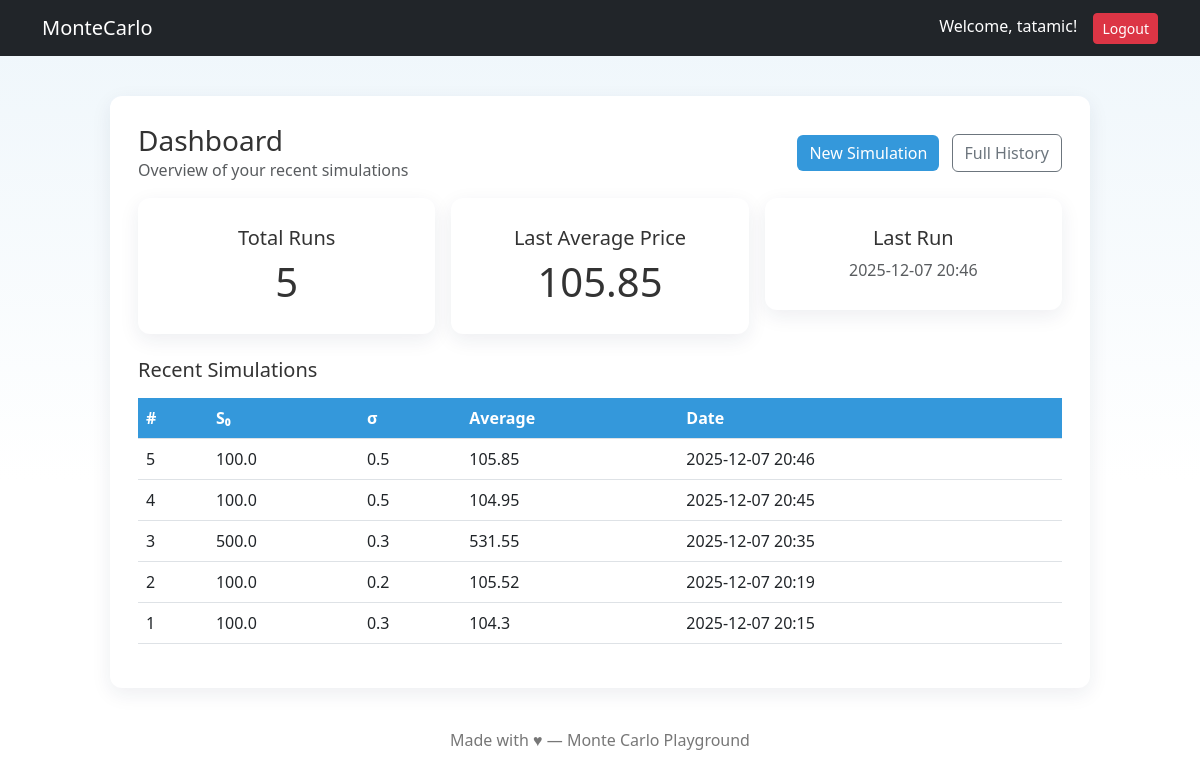
The page /dashboard (signed in) on the database its author committed.
### models.py (models this page shows, shortened)
class User(db.Model, UserMixin):
    id = db.Column(db.Integer, primary_key=True)
    username = db.Column(db.String(20), unique=True, nullable=False)
    email = db.Column(db.String(120), unique=True, nullable=False)
    password_hash = db.Column(db.String(128), nullable=False)

class Simulation(db.Model):
    id = db.Column(db.Integer, primary_key=True)
    user_id = db.Column(db.Integer, db.ForeignKey('user.id'), nullable=False)
    s0 = db.Column(db.Float, nullable=False)
    sigma = db.Column(db.Float, nullable=False)
    average_price = db.Column(db.Float, nullable=False)
    timestamp = db.Column(db.DateTime, default=db.func.now())
    user = db.relationship('User', backref='simulations')

### routes.py (the view)
    @app.route("/dashboard")
    @login_required
    def dashboard():
        total = Simulation.query.filter_by(user_id=current_user.id).count()
        last_sim = Simulation.query.filter_by(user_id=current_user.id).order_by(Simulation.id.desc()).first()
        recent = Simulation.query.filter_by(user_id=current_user.id).order_by(Simulation.id.desc()).limit(5).all()
        return render_template("dashboard.html", total=total, last_sim=last_sim, recent=recent)

### app.py (called while the page is built)
def create_app():
    app = Flask(__name__)
    app.config['SECRET_KEY'] = 'supersecretkeychangeit'
    app.config['SQLALCHEMY_DATABASE_URI'] = 'sqlite:///site.db'
    db.init_app(app)
    login_manager.init_app(app)
    bcrypt.init_app(app)
    login_manager.login_view = 'login'
    login_manager.login_message_category = 'info'
    from models import User
    @login_manager.user_loader
    def load_user(user_id):
        return User.query.get(int(user_id))
    with app.app_context():
        db.create_all()
    from routes import init_routes
    init_routes(app)
    return app

### templates/dashboard.html
{% extends "base.html" %}
{% block content %}
<div class="d-flex justify-content-between align-items-center mb-3">
    <div>
        <h3 class="mb-0">Dashboard</h3>
        <div class="text-muted">Overview of your recent simulations</div>
    </div>
    <div>
        <a class="btn btn-accent" href="{{ url_for('montecarlo') }}">New Simulation</a>
        <a class="btn btn-outline-secondary ms-2" href="{{ url_for('history') }}">Full History</a>
    </div>
</div>
<div class="row g-3 mb-4">
    <div class="col-md-4">
        <div class="site-card text-center">
            <div class="h5">Total Runs</div>
            <div class="display-6">{{ total }}</div>
        </div>
    </div>
    <div class="col-md-4">
        <div class="site-card text-center">
            <div class="h5">Last Average Price</div>
            <div class="display-6">{% if last_sim %}{{ last_sim.average_price | round(2) }}{% else %}—{% endif %}</div>
        </div>
    </div>
    <div class="col-md-4">
        <div class="site-card text-center">
            <div class="h5">Last Run</div>
            <div class="text-muted">{% if last_sim %}{{ last_sim.timestamp.strftime('%Y-%m-%d %H:%M') }}{% else %}—{% endif %}</div>
        </div>
    </div>
</div>
<h5 class="mb-3">Recent Simulations</h5>
{% if recent %}
    <div class="table-responsive">
        <table class="table table-hover">
            <thead>
                <tr>
                    <th>#</th>
                    <th>S₀</th>
                    <th>σ</th>
                    <th>Average</th>
                    <th>Date</th>
                </tr>
            </thead>
            <tbody>
            {% for sim in recent %}
                <tr>
                    <td>{{ sim.id }}</td>
                    <td>{{ sim.s0 }}</td>
                    <td>{{ sim.sigma }}</td>
                    <td>{{ sim.average_price | round(2) }}</td>
                    <td>{{ sim.timestamp.strftime('%Y-%m-%d %H:%M') }}</td>
                </tr>
            {% endfor %}
            </tbody>
        </table>
    </div>
{% else %}
    <p class="text-muted">No simulations yet. Run your first simulation to see results here.</p>
{% endif %}
{% endblock %}

### templates/base.html (shortened to what this page needs)
<!DOCTYPE html>
<html>
<head>
    <link rel="stylesheet" href="https://cdn.jsdelivr.net/npm/bootstrap@5.3.0/dist/css/bootstrap.min.css">
    <link rel="stylesheet" href="{{ url_for('static', filename='css/style.css') }}">
</head>
<body>
    <nav class="navbar navbar-dark bg-dark px-3">
        <div class="container">
            <a class="navbar-brand" href="/">MonteCarlo</a>
            <div>
                {% if current_user.is_authenticated %}
                    <span class="nav-welcome">Welcome, {{ current_user.username }}!</span>
                    <a class="btn btn-sm btn-danger" href="/logout">Logout</a>
                {% else %}
                    <a class="btn btn-sm btn-light" href="/login">Login</a>
                    <a class="btn btn-sm btn-warning" href="/register">Register</a>
                {% endif %}
            </div>
        </div>
    </nav>
    <main class="main-container">
        <div class="site-card">
            {% block content %}{% endblock %}
        </div>
    </main>
    <div class="footer">Made with ♥ — Monte Carlo Playground</div>
</body>
</html>

### static/css/style.css (style rules this page uses)
:root { --accent: #3498db; --accent-2: #2ecc71; --bg-1: #f3f7fb; }
html,body { height:100%; }
body { background: linear-gradient(180deg, #eef6fb 0%, #ffffff 60%); font-family: 'Segoe UI', Roboto, 'Helvetica Neue', Arial, sans-serif; color: #333; }
.main-container { max-width: 980px; margin: 40px auto; }
.site-card { background: #fff; border-radius: 12px; box-shadow: 0 6px 20px rgba(20,40,80,0.08); padding: 28px; }
.btn-accent { background:var(--accent); color:#fff; border:none }
.table thead th { background:var(--accent); color:#fff }
.nav-welcome { color:#fff; margin-right:12px }
.footer { margin:40px 0 20px; text-align:center; color:#777 }

### rows shown on the page
User: username "tatamic"
Simulation: average_price "105.85", timestamp "2025-12-07 20:46", id "5", s0 "100.0", sigma "0.5"
Simulation: id "4", s0 "100.0", sigma "0.5", average_price "104.95", timestamp "2025-12-07 20:45"
Simulation: id "3", s0 "500.0", sigma "0.3", average_price "531.55", timestamp "2025-12-07 20:35"
Simulation: id "2", s0 "100.0", sigma "0.2", average_price "105.52", timestamp "2025-12-07 20:19"
Simulation: id "1", s0 "100.0", sigma "0.3", average_price "104.3", timestamp "2025-12-07 20:15"

### other values the page prints
{{ total }} "5"
